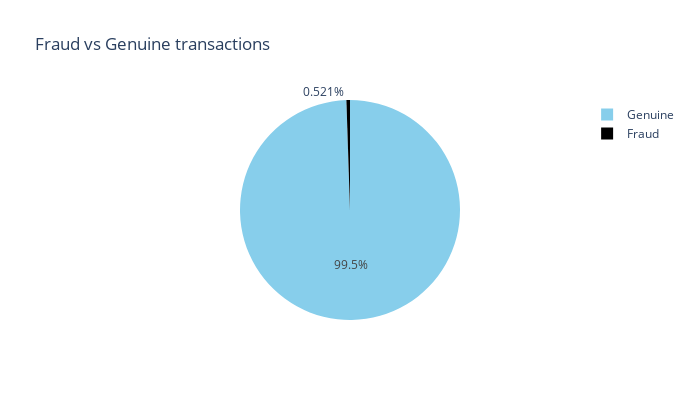

Notebook code for this chart:
### Code cell
# ltts check Data imbalance to get more clear picture 
labels=["Genuine","Fraud"]

fraud_or_not = data["is_fraud"].value_counts().tolist()
values = [fraud_or_not[0], fraud_or_not[1]]

fig = px.pie(values=data['is_fraud'].value_counts(), names=labels , width=700, height=400, color_discrete_sequence=["skyblue","black"]
             ,title="Fraud vs Genuine transactions")
fig.show()

### Figure 1 — Plotly figure (JSON) as saved in the notebook; plotly's stock layout.template omitted (floating-point values rounded to 4 significant figures)
{"data": [{"domain": {"x": [0, 1], "y": [0, 1]}, "hovertemplate": "label=%{label}<br>value=%{value}<extra></extra>", "labels": ["Genuine", "Fraud"], "legendgroup": "", "name": "", "showlegend": true, "type": "pie", "values": [1842743, 9651]}], "layout": {"height": 400, "legend": {"tracegroupgap": 0}, "piecolorway": ["skyblue", "black"], "title": {"text": "Fraud vs Genuine transactions"}, "width": 700}}
